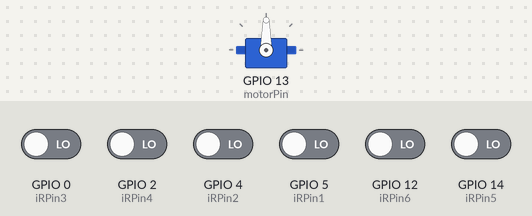
The sketch below on a simulated ESP8266 (NodeMCU). Shown: servo. The test bench sets the inputs (shaded band); at power-on: GPIO 0 (iRPin3), GPIO 2 (iRPin4), GPIO 4 (iRPin2), GPIO 5 (iRPin1), GPIO 12 (iRPin6), GPIO 14 (iRPin5) LOW. WiFi joins after 1.5 s; servers stay silent unless stated.

Above: at 3.0 s.
3.1 s: GPIO 12 (iRPin6) driven HIGH
At 4.55 s:
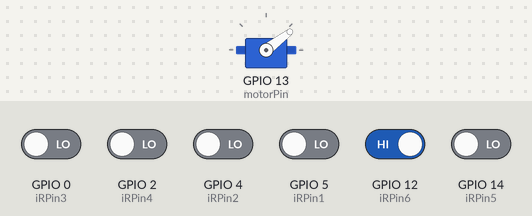
6.6 s: GPIO 12 (iRPin6) driven LOW
At 6.95 s:
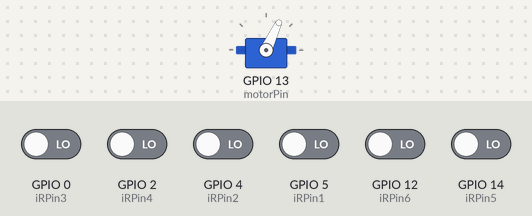
8.6 s: GPIO 14 (iRPin5) driven HIGH
At 12.9 s:
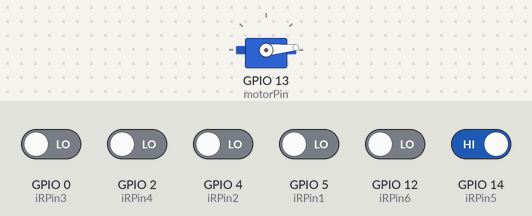
Timing chart, 0 to 18.1 s (numbered marks = the images above; inputs shaded):
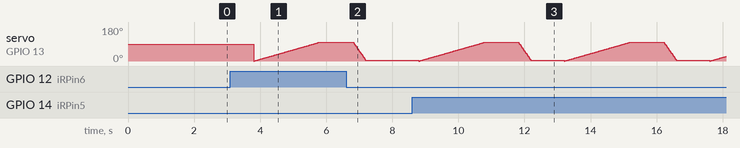

The sketch:

project.ino
```cpp
#include <ESP8266WiFi.h>
#include <timer.h>
#include <BlynkSimpleEsp8266.h>
#include <Servo.h>

Servo motor;
int angle=0;
int slotFilled=0;
const int maxSlot=4;
const int iRPin1=5;         //D1
const int iRPin2=4;         //D2
const int iRPin3=0;         //D3
const int iRPin4=2;         //D4
const int iRPin5=14;        //D5
const int iRPin6=12;        //D6
const int motorPin=13;      //D7
const int piezoPin=15;      //D8

char auth[]="Feu9caay_SSvRXvJzt7g8f4M4W32D2S9";
char ssid[]="ASUS_X01BDA";
char pass[]="naveen07";

SimpleTimer timer;

void setup() {
  Serial.begin(9600);
  Blynk.begin(auth, ssid, pass);
  pinMode(iRPin1,INPUT);
  pinMode(iRPin2,INPUT);
  pinMode(iRPin3,INPUT);
  pinMode(iRPin4,INPUT);
  pinMode(iRPin5,INPUT);
  pinMode(iRPin6,INPUT);
  motor.attach(motorPin);
  timer.setInterval(1000L,slot1);
  timer.setInterval(1000L,slot2);
  timer.setInterval(1000L,slot3);
  timer.setInterval(1000L,slot4);
  timer.setInterval(1000L,entrySide);
  timer.setInterval(1000L,exitSide);
}
void loop() {
  Blynk.run();
  timer.run();
}
void motorRun(){                                      //function to opening and closing of the gate
  for(angle = 0; angle < 100; angle += 1)
  { motor.write(angle);
    delay(20);
  }
  delay(1000);
  for(angle = 100  ; angle>=1; angle-=5)
  { motor.write(angle);
    delay(20);
  }
  delay(1000);
}
//slot functions are made to demonstrate empty parking slots.
void slot1(){
if(digitalRead(iRPin1)==HIGH){
  Blynk.virtualWrite(V0,255);
  slotFilled++;
  }
if(digitalRead(iRPin1)==LOW){
  Blynk.virtualWrite(V0,0);
  slotFilled--;
  }
}
void slot2(){
if(digitalRead(iRPin2)==HIGH){
  Blynk.virtualWrite(V1,255);
  slotFilled++;
  }
if(digitalRead(iRPin2)==LOW){
  Blynk.virtualWrite(V1,0);
  slotFilled--;
  }
}
void slot3(){
if(digitalRead(iRPin3)==HIGH){
  Blynk.virtualWrite(V2,255);
  slotFilled++;
  }
if(digitalRead(iRPin3)==LOW){
  Blynk.virtualWrite(V2,0);
  slotFilled--;
  }
}
void slot4(){
if(digitalRead(iRPin4)==HIGH){
  Blynk.virtualWrite(V3,255);
  slotFilled++;
  }
if(digitalRead(iRPin4)==LOW){
  Blynk.virtualWrite(V3,0);
  slotFilled--;
  }
}
//entrySide and exitSide functions are made for opening and closing of gate.
void entrySide(){
if(digitalRead(iRPin5)==HIGH){
   if(slotFilled<maxSlot){
    motorRun();
    }
  else{
    tone(piezoPin,1000,3000);
    delay(500);
    noTone(piezoPin);
    }
  }
}
void exitSide(){
if(digitalRead(iRPin6)==HIGH){
  motorRun();
  }
}
```
